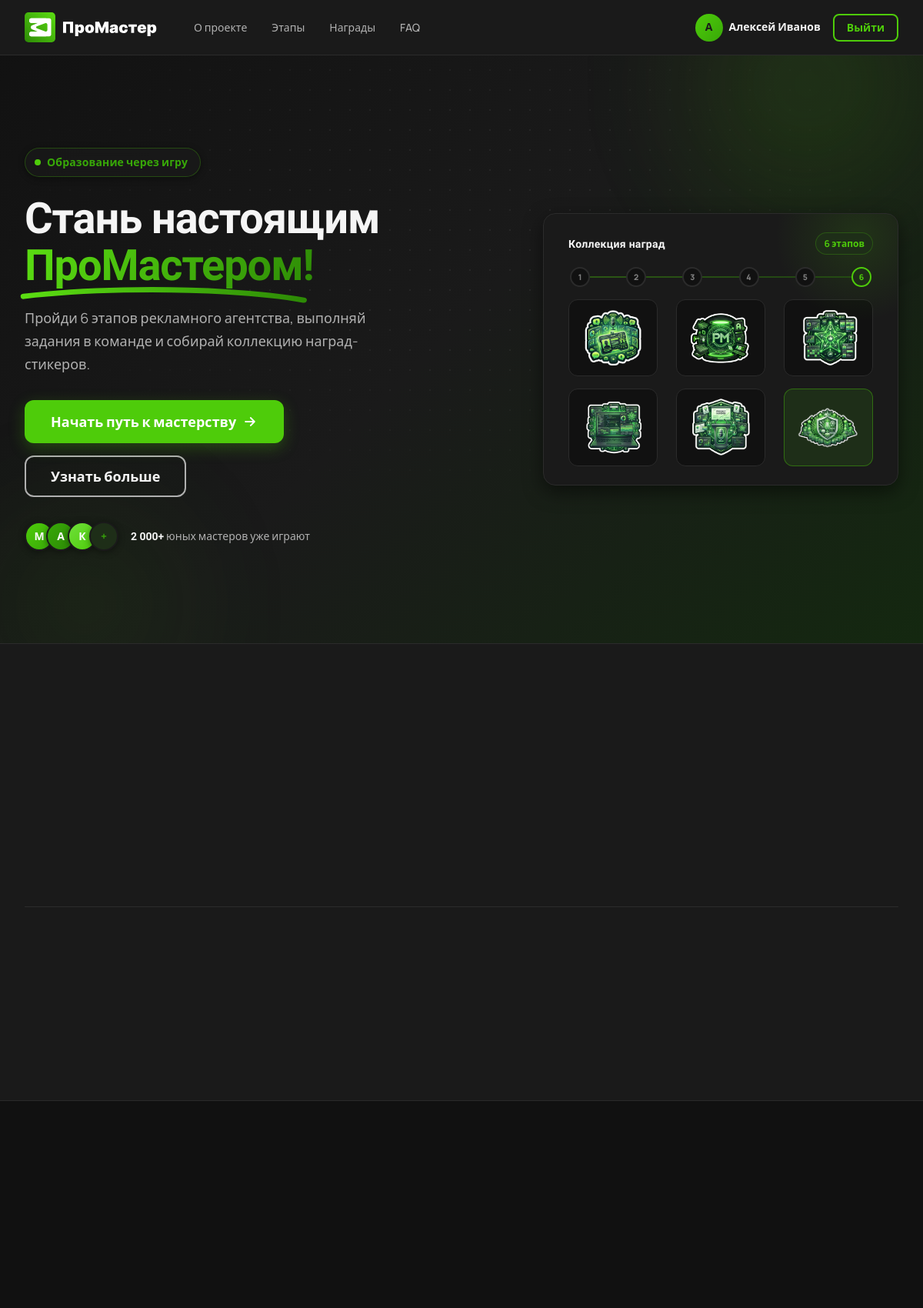
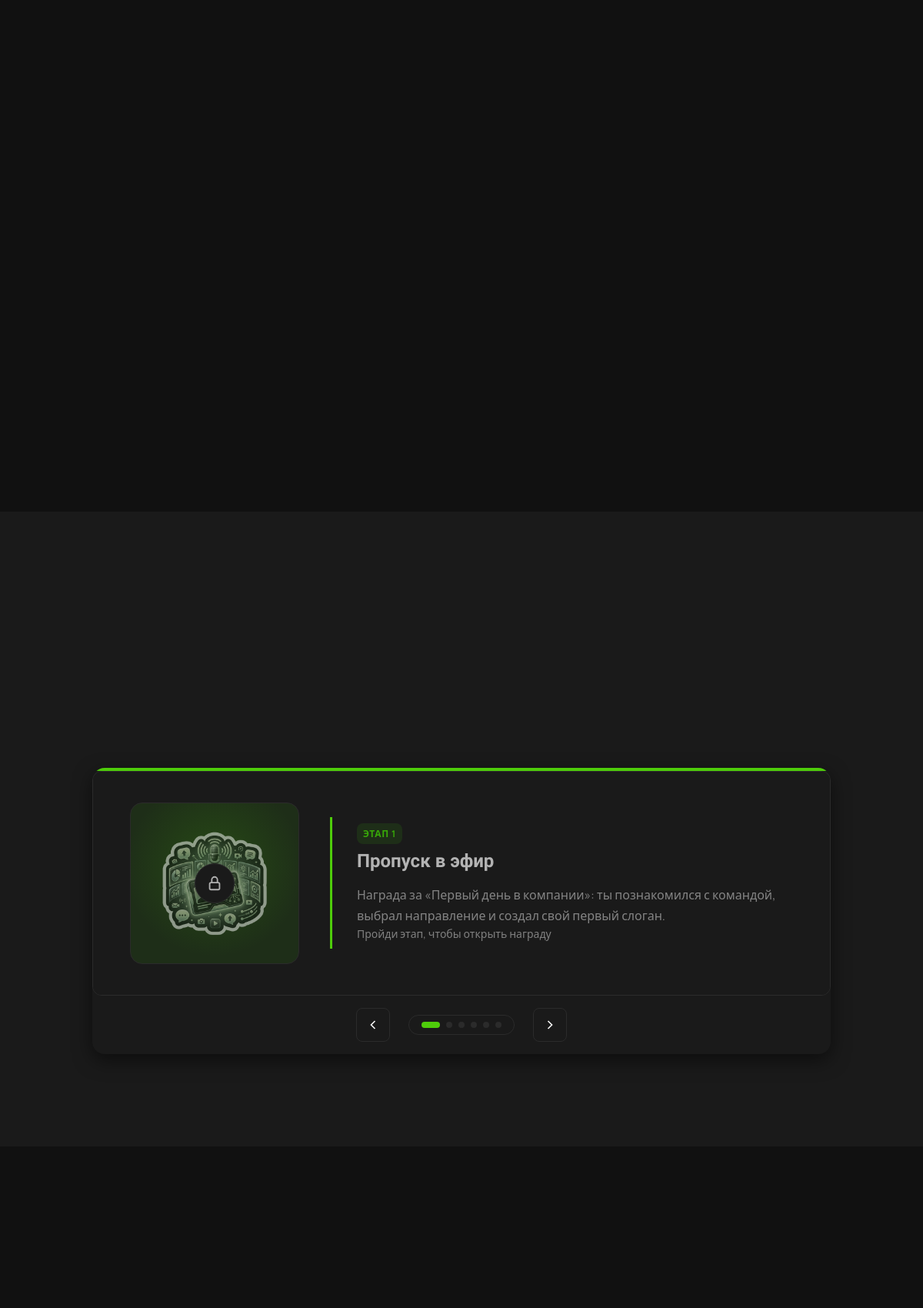
The page / (signed in, upper part) on the database its author committed (2 pictures, top to bottom).
### tables this page shows
CREATE TABLE `users` (
  `id` INT UNSIGNED NOT NULL AUTO_INCREMENT,
  `name` VARCHAR(255) NOT NULL,
  `email` VARCHAR(255) NOT NULL,
  `password` VARCHAR(255) NOT NULL,
  `role` VARCHAR(50) NOT NULL DEFAULT 'user',
  PRIMARY KEY (`id`),
  UNIQUE KEY `uq_users_email` (`email`)
);

CREATE TABLE `stickers` (
  `id` INT UNSIGNED NOT NULL AUTO_INCREMENT,
  `sticker_name` VARCHAR(255) NOT NULL,
  `stage_name` VARCHAR(255) NOT NULL,
  `stage_number` VARCHAR(10) NOT NULL,
  `description` TEXT NOT NULL,
  `file_path` VARCHAR(512) NOT NULL,
  PRIMARY KEY (`id`),
  UNIQUE KEY `uq_stickers_stage_number` (`stage_number`)
);

### prog/login_control.php (called while the page is built, shortened)
<?php
if (isset($_SESSION['uid'])) {
    $UID = $_SESSION['uid'];
    $sql = "SELECT * FROM users WHERE id = $UID";
    $user = $connect->query($sql)->fetch();
}else{
    $user = null;
    $user['role'] = 'guest';
}
?>

### pages/main.php (the view, shortened to what this page needs)
<?php
$sql = "SELECT * FROM stickers ORDER BY stage_number + 0";
$stickers = $connect->query($sql)->fetchAll();
$userStickerIds = [];
?>
<section class="hero">
    <div class="hero__bg" aria-hidden="true">
        <span class="hero__glow hero__glow--1"></span>
        <span class="hero__glow hero__glow--2"></span>
        <span class="hero__grid"></span>
    </div>
    <div class="container hero__inner">
        <div class="hero__content">
        <span class="hero__label animate-fade-in-up">
          <span class="hero__label-dot"></span>
          Образование через игру
        </span>
            <h1 class="hero__title animate-fade-in-up animate-delay-1">
                Стань настоящим
                <span class="hero__title-accent">
          </span>
            </h1>
            <p class="hero__subtitle animate-fade-in-up animate-delay-2">Пройди 6 этапов рекламного агентства, выполняй
                задания в команде и собирай коллекцию наград-стикеров.</p>
            <div class="hero__cta animate-fade-in-up animate-delay-3">
                <a href="?page=register" class="btn btn--primary btn--lg btn--shine">
                    Начать путь к мастерству
                    <svg class="btn__arrow" width="20" height="20" viewBox="0 0 24 24" fill="none" stroke="currentColor"
                         stroke-width="2.2" stroke-linecap="round" stroke-linejoin="round">
                        <path d="M5 12h14M13 6l6 6-6 6"/>
                    </svg>
                </a>
                <a href="#about" class="btn btn--outline-dark btn--lg">Узнать больше</a>
            </div>
            <div class="hero__trust animate-fade-in-up animate-delay-4">
                <div class="hero__avatars">
                    <span class="hero__avatar" style="--i:0">М</span>
                    <span class="hero__avatar" style="--i:1">А</span>
                    <span class="hero__avatar" style="--i:2">К</span>
                    <span class="hero__avatar" style="--i:3">+</span>
                </div>
                <p class="hero__trust-text"><strong>2 000+</strong> юных мастеров уже играют</p>
            </div>
        </div>
        <div class="hero__visual animate-fade-in-up animate-delay-3">
            <div class="hero-showcase" aria-hidden="true">
                <div class="hero-showcase__frame">
                    <div class="hero-showcase__head">
                        <span class="hero-showcase__label">Коллекция наград</span>
                        <span class="hero-showcase__meta"><?= count($stickers) ?> этапов</span>
                    </div>
                    <div class="hero-showcase__path">
                        <span class="hero-showcase__step">1</span>
                        <span class="hero-showcase__step">2</span>
                        <span class="hero-showcase__step">3</span>
                        <span class="hero-showcase__step">4</span>
                        <span class="hero-showcase__step">5</span>
                        <span class="hero-showcase__step hero-showcase__step--final">6</span>
                    </div>
                    <div class="hero-showcase__grid">
                        <?php foreach ($stickers as $index => $sticker): ?>
                            <div class="hero-showcase__item<?= $index + 1 == count($stickers) ? ' hero-showcase__item--featured' : '' ?>"
                                 style="--i:<?= $index ?>">
                                <img src="<?= $sticker['file_path'] ?>" alt="<?= $sticker['sticker_name'] ?>" width="72"
                                     height="72">
                            </div>
                        <?php endforeach; ?>
                    </div>
                </div>
            </div>
        </div>
    </div>
</section>
<section class="section about" id="about">
    <div class="container about__inner">
        <div class="section__header section__header--center about__header">
        </div>
        <div class="about__stats">
        </div>
    </div>
</section>
<section class="section" id="stages">
    <div class="container">
        <div class="section__header section__header--center">
        </div>
        <div class="stages__grid">
        </div>
    </div>
</section>
<section class="section awards" id="awards">
    <div class="container">
        <div class="section__header section__header--center">
        </div>
        <div class="awards__frame">
            <div class="awards__slider">
                <div class="awards__track">
                    <?php foreach ($stickers as $sticker):
                        $hasSticker = in_array($sticker['id'], $userStickerIds);
                        ?>
                        <div class="award-slide<?= !$hasSticker ? ' award-slide--locked' : '' ?>">
                            <div class="award-slide__sticker">
                                <?php if (!$hasSticker): ?>
                                    <div class="award-slide__lock" aria-hidden="true">
                                        <svg viewBox="0 0 24 24" fill="none" stroke="currentColor" stroke-width="2">
                                            <rect x="5" y="11" width="14" height="10" rx="2"/>
                                            <path d="M8 11V7a4 4 0 018 0v4"/>
                                        </svg>
                                    </div>
                                <?php endif; ?>
                            </div>
                            <div class="award-slide__content">
                                <span class="award-slide__label">Этап <?= $sticker['stage_number'] ?></span>
                                <h3 class="award-slide__title"><?= $sticker['sticker_name'] ?></h3>
                                <p class="award-slide__desc"><?= $sticker['description'] ?></p>
                                <?php if ($hasSticker): ?>
                                    <a href="<?= $sticker['file_path'] ?>" class="award-slide__download" download>
                                        <svg class="award-slide__download-icon" viewBox="0 0 24 24" fill="none"
                                             stroke="currentColor" stroke-width="2" aria-hidden="true">
                                            <path d="M12 3v12M7 10l5 5 5-5"/>
                                            <path d="M5 21h14"/>
                                        </svg>
                                        Скачать
                                    </a>
                                <?php else: ?>
                                    <p class="award-slide__locked-text">Пройди этап, чтобы открыть награду</p>
                                <?php endif; ?>
                            </div>
                        </div>
                    <?php endforeach; ?>
                </div>
            </div>
            <div class="awards__controls">
                <button class="awards__btn awards__btn--prev" aria-label="Предыдущая награда">
                    <svg width="20" height="20" viewBox="0 0 24 24" fill="none" stroke="currentColor" stroke-width="2">
                        <path d="M15 18l-6-6 6-6"/>
                    </svg>
                </button>
                <div class="awards__dots">
                    <?php foreach ($stickers as $index => $sticker): ?>
                        <button class="awards__dot<?= $index === 0 ? ' active' : '' ?>"
                                aria-label="Награда <?= $index + 1 ?>"></button>
                    <?php endforeach; ?>
                </div>
                <button class="awards__btn awards__btn--next" aria-label="Следующая награда">
                    <svg width="20" height="20" viewBox="0 0 24 24" fill="none" stroke="currentColor" stroke-width="2">
                        <path d="M9 18l6-6-6-6"/>
                    </svg>
                </button>
            </div>
        </div>
    </div>
</section>
<section class="section" id="faq">
    <div class="container">
        <div class="section__header section__header--center">
        </div>
    </div>
</section>

### components/header.php (shortened to what this page needs)
<header class="header">
    <div class="container header__inner">
        <a href="/" class="header__logo">
            <img src="../assets/images/logo.svg" alt="ПроМастер" class="header__logo-img" width="172" height="40">
        </a>
        <nav class="header__nav">
            <ul class="header__nav-list">
                <li><a href="/#about" class="header__nav-link" onclick="closeBurgerMenu()">О проекте</a></li>
                <li><a href="/#stages" class="header__nav-link" onclick="closeBurgerMenu()">Этапы</a></li>
                <li><a href="/#awards" class="header__nav-link" onclick="closeBurgerMenu()">Награды</a></li>
                <li><a href="/#faq" class="header__nav-link" onclick="closeBurgerMenu()">FAQ</a></li>
            </ul>
            <?php if ($user['role'] == 'guest'): ?>
                <div class="header__actions">
                    <a href="?page=login" class="btn btn--primary" onclick="closeBurgerMenu()">Войти</a>
                </div>
            <?php else : ?>
                <div class="header__actions">
                    <a href="<?php if ($user['role'] == 'user') echo '?page=profile'; else echo '?page=admin' ?>"
                       class="header__profile active" aria-current="page"
                       onclick="closeBurgerMenu()">
                        <span class="header__profile-avatar"><?= mb_substr($user['name'], 0, 1) ?></span>
                        <span class="header__profile-name"><?= $user['name'] ?></span>
                    </a>
                    <form action="?" method="post">
                        <button name="exit" class="btn btn--outline btn--sm">Выйти</button>
                    </form>
                </div>
            <?php endif; ?>
        </nav>
    </div>
</header>

### rows shown on the page
users: name "А", name "Алексей Иванов"
stickers: $index 0 (drawn), file_path (picture), stage_number "1", sticker_name "Пропуск в эфир", description "Награда за «Первый день в компании»: ты познакомился с командой, выбрал направление и создал свой первый слоган.", shows "Пройди этап, чтобы открыть награду"
stickers: $index 1 (drawn), file_path (picture)
stickers: $index 2 (drawn), file_path (picture)
stickers: $index 3 (drawn), file_path (picture)
stickers: $index 4 (drawn), file_path (picture)
stickers: $index 5 (drawn), file_path (picture)

### other values the page prints
count($stickers) "6"
